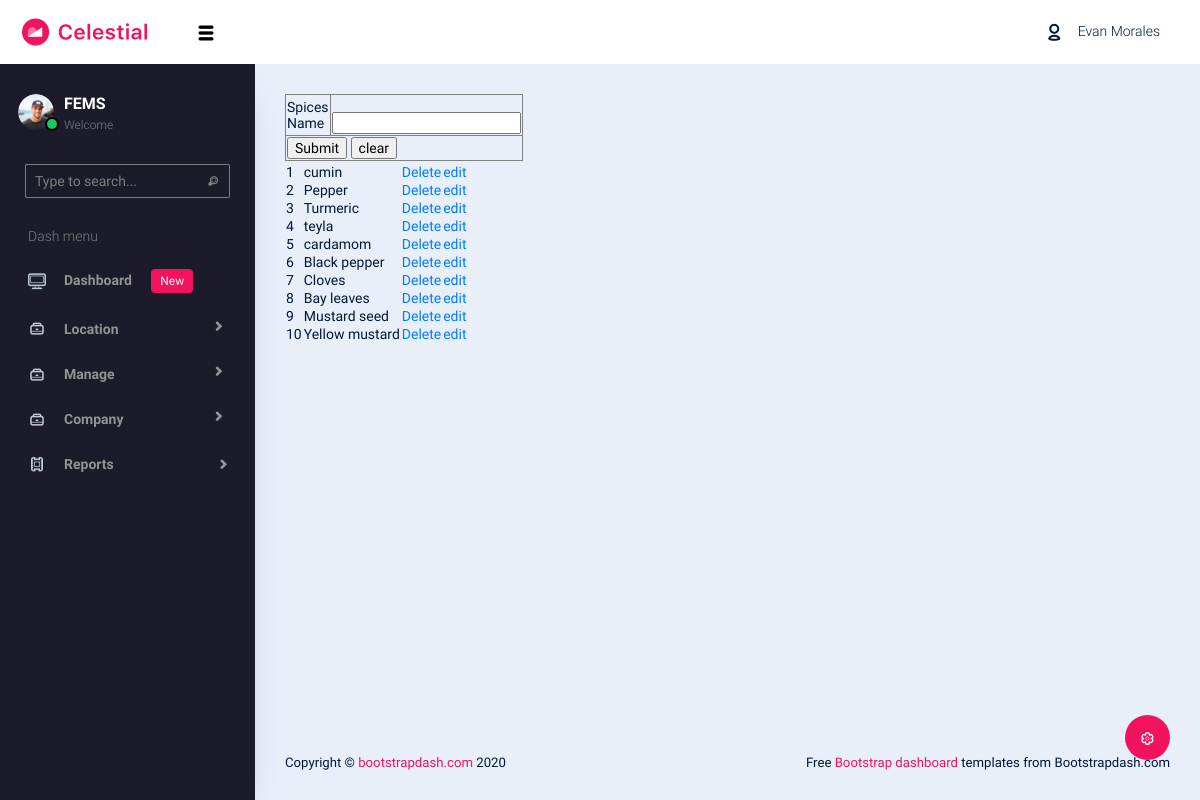
The page /PROJECT/ADMIN/spices.php on the database its author committed.
### tables this page shows
CREATE TABLE `tbl_spices` (
  `spices_id` int(11) NOT NULL,
  `spices_name` varchar(30) NOT NULL,
  `subcat_id` int(11) NOT NULL
);

### PROJECT/ADMIN/spices.php (the view, shortened to what this page needs)
<?php
include("Head.php");
		?>
            <?php
$dname='';
$did='';
?>
<!DOCTYPE html PUBLIC "-//W3C//DTD XHTML 1.0 Transitional//EN" "http://www.w3.org/TR/xhtml1/DTD/xhtml1-transitional.dtd">
<html xmlns="http://www.w3.org/1999/xhtml">
<head>
</head>
<body>
<form id="form1" name="form1" method="post" action="">
  <table width="200" border="1">
    <tr>
      <td>Spices Name</td>
      <td><label for="txt_spices"></label>
      <input type="text" name="txt_spices" id="txt_spices" value="<?php echo $dname ?>" />
      <input type="hidden" name="txt_id" id="txt_id" value="<?php echo $did ?>" /></td>
    </tr>
    <tr>
      <td colspan="2"><input type="submit" name="btn_submit" id="btn_submit" value="Submit" />
      <input type="submit" name="btn_clear" id="btn_clear" value="clear" /></td>
    </tr>
  </table>
</form>
<table>
<tr>
	<td></td>
    <td><category></td>
    <td><Action></td>
 </tr>
 <?php
 $i=0;
 $selQry="select * from tbl_spices";
 $result=$con->query($selQry);
 while($row =$result-> fetch_assoc())
 {
	 $i++;
 ?>
     <tr>
     <td><?php echo $i; ?></td>
     <td><?php echo $row["spices_name"] ?></td>
     <td><a href="spices.php?spid=<?php echo $row["spices_id"]; ?>" >Delete</a></td>
      <td><a href="spices.php?sid=<?php echo $row["spices_id"]; ?>" >edit</a></td>
      </tr>
     <?php
      }
     ?>
 </table>
</html>
</body>
</html>
<?php
include("Foot.php");
?>

### rows shown on the page
tbl_spices: spices_name "cumin"
tbl_spices: spices_name "Pepper"
tbl_spices: spices_name "Turmeric"
tbl_spices: spices_name "teyla"
tbl_spices: spices_name "cardamom"
tbl_spices: spices_name "Black pepper"
tbl_spices: spices_name "Cloves"
tbl_spices: spices_name "Bay leaves"
tbl_spices: spices_name "Mustard seed"
tbl_spices: spices_name "Yellow mustard"
